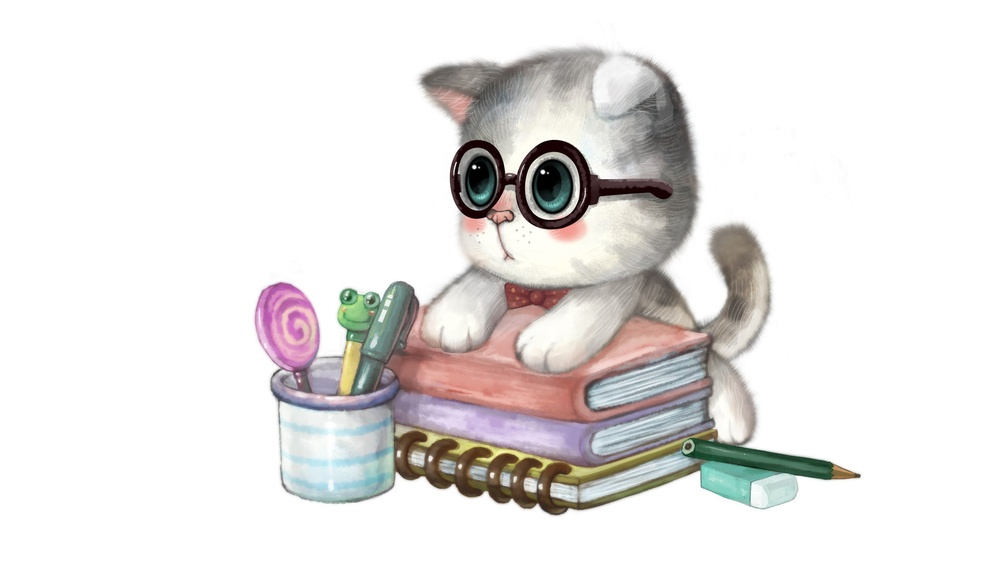
//> input picture opencv_cpp/1.jpg, 1000 x 562 px, shrunk from 1920 x 1080 before the run
$ ./低级融合_ROI   (built with g++ and OpenCV 4)
//> lines starting //> are read from the running program, lines starting //| are printed output that depends on the picture; pictures that were not available may be replaced by others from this repository, and a replacement may not be noted
#include<opencv2/opencv.hpp>
using namespace cv;

void main() {
	Mat img = imread("E:\\Visual Studio 2010\\Projects\\opencv\\opencv\\1.jpg");
//> img is the input picture: 562 rows x 1000 cols, CV_8UC3; mean B, G, R 226.6, 227.8, 230.3
	Mat logo = imread("E:\\Visual Studio 2010\\Projects\\opencv\\opencv\\6.jpg");
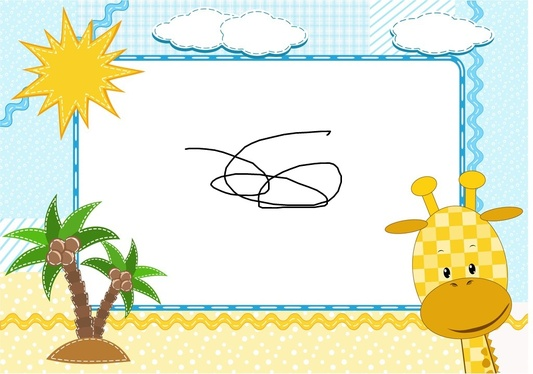
//> input picture opencv_cpp/0.jpg, 533 x 374 px, shrunk from 1024 x 719 before the run, given in place of 6.jpg, which was not available
//> logo is the input picture: 374 rows x 533 cols, CV_8UC3; mean B, G, R 207.6, 233.8, 229.9
	Mat ROI = img(Rect(20, 20, logo.cols, logo.rows));//x,y,w,h    xy坐标，宽度，高度
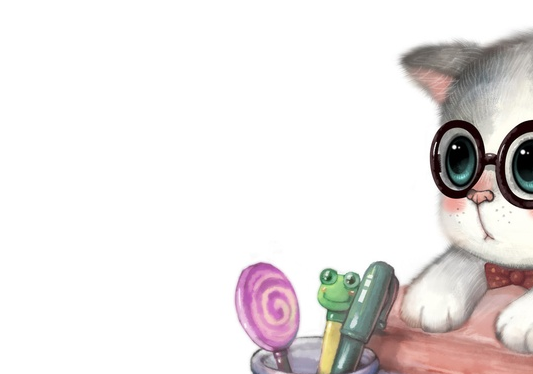
//> ROI: 374 rows x 533 cols, CV_8UC3; mean B, G, R 227.7, 228.4, 232.9
													  //Mat ROI=img(Range(20,20+logo.rows),Range(20,20+logo.cols));//纵坐标范围，行坐标范围
	logo.copyTo(ROI);//logo复制到ROI上面
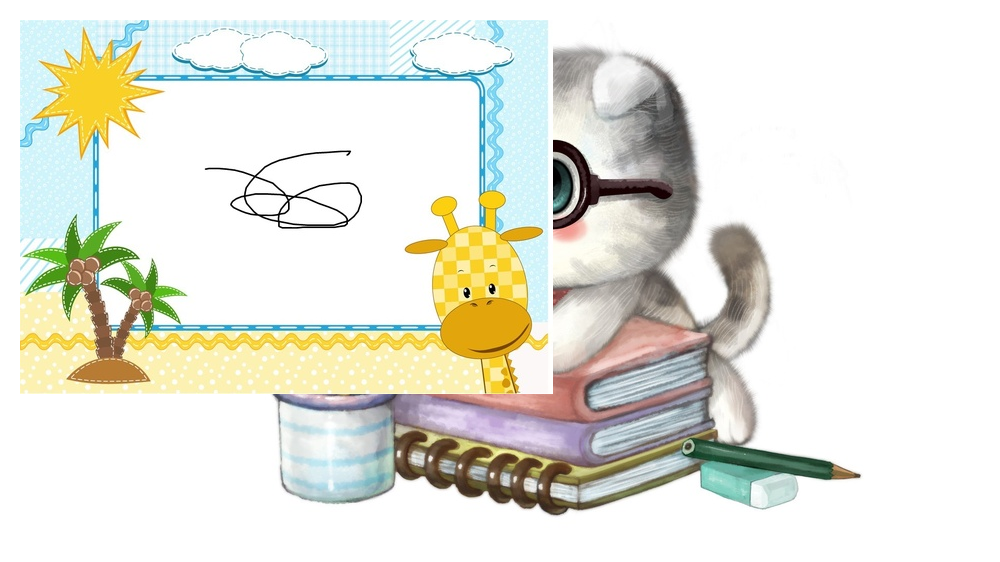
//> img: 562 rows x 1000 cols, CV_8UC3; mean B, G, R 219.5, 229.7, 229.2

	imshow("img", img);
	waitKey(0);
}
